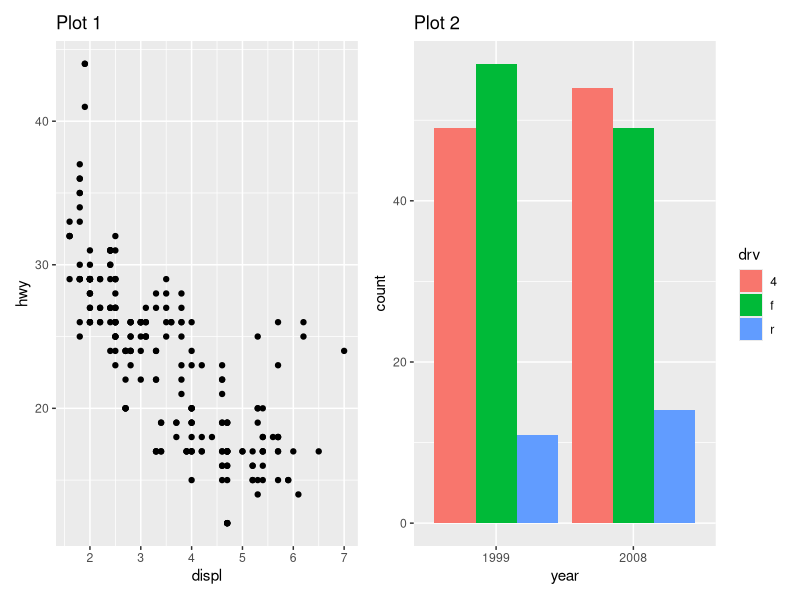
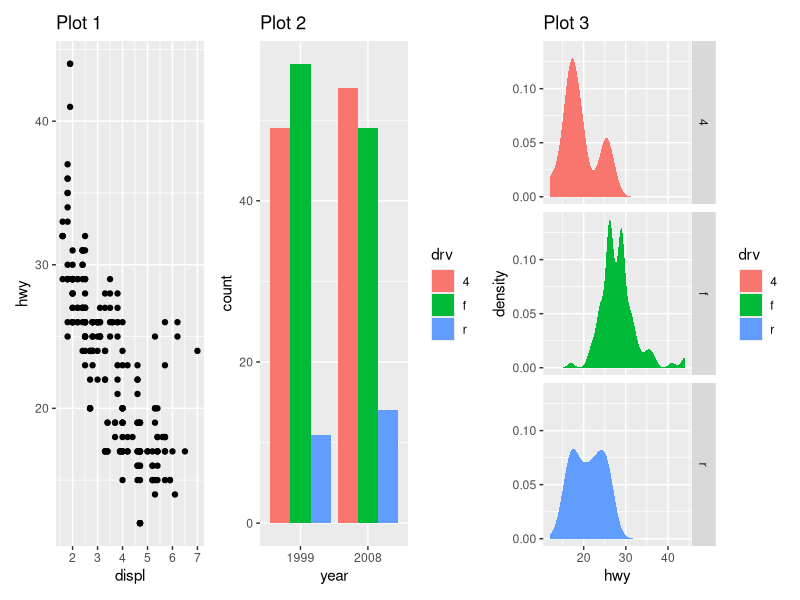
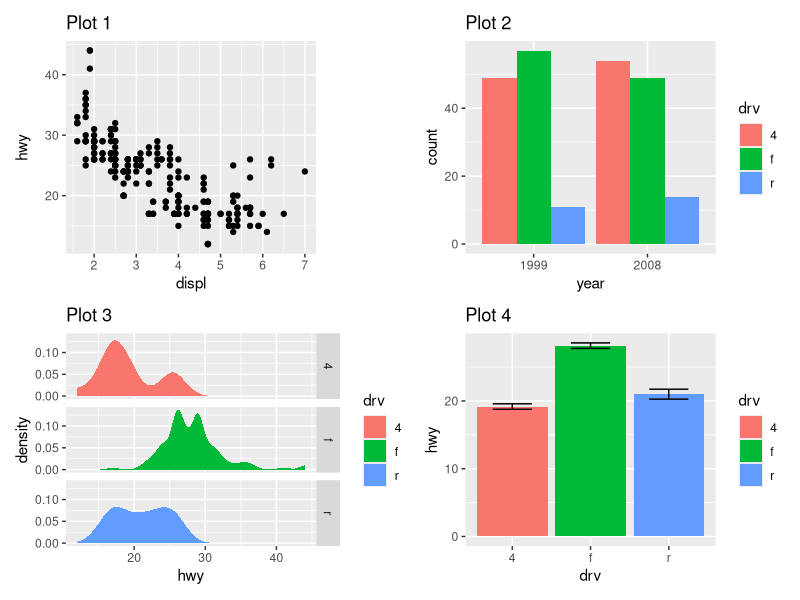
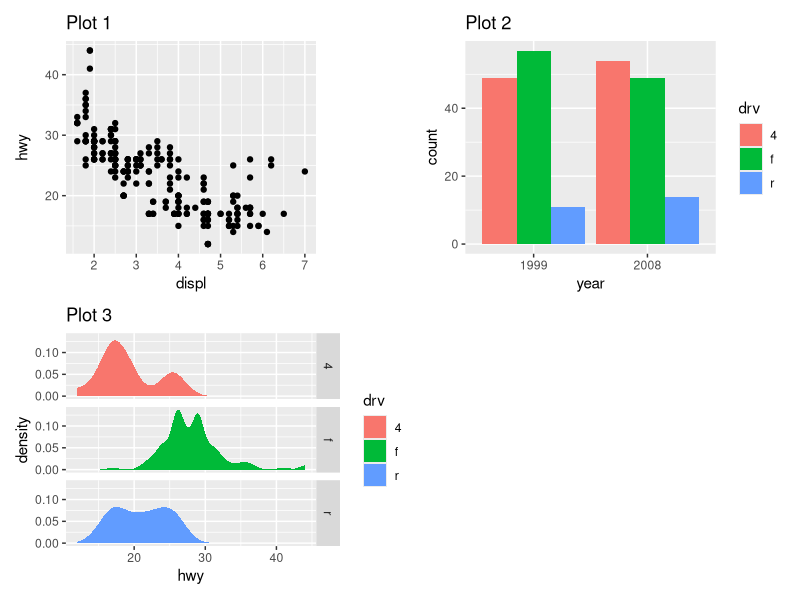
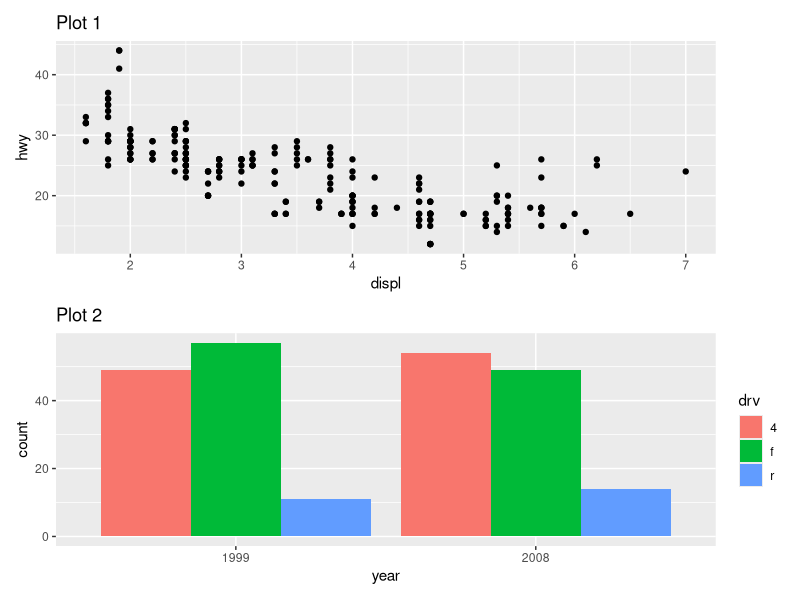
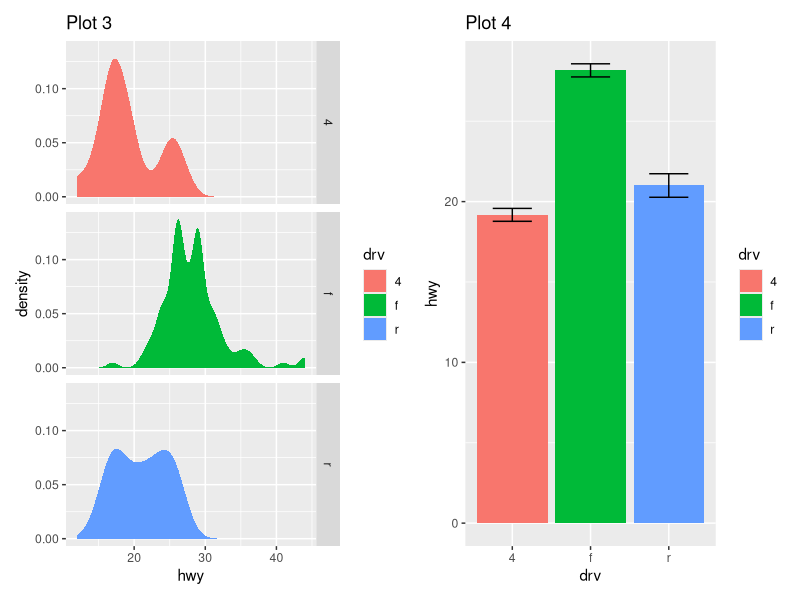
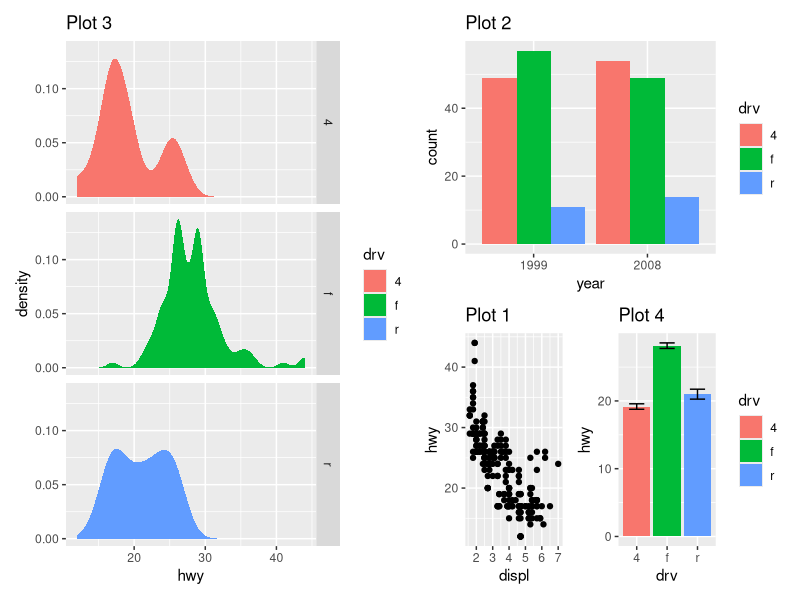
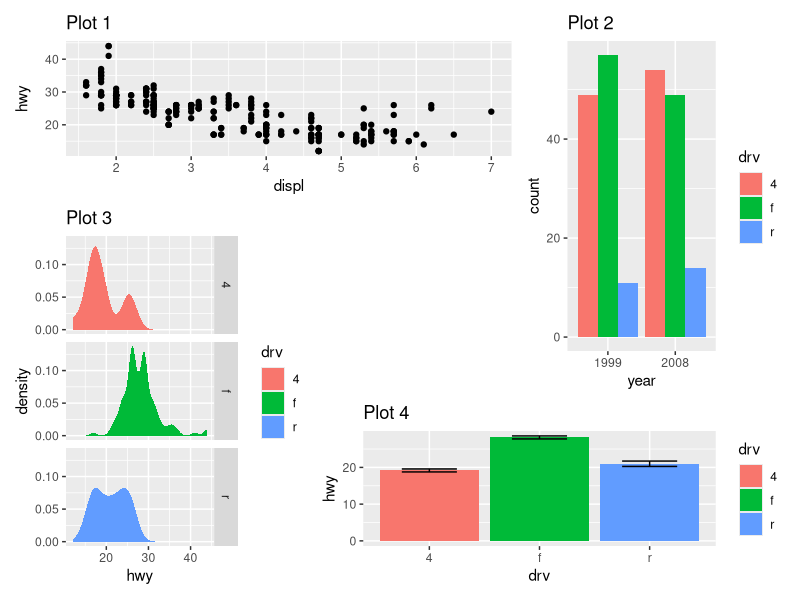

These charts were generated, in order, by the following R code: (Note: this script raises an error after producing the figures.)
## ---- chunk 1
knitr::opts_chunk$set(echo = TRUE)
## ---- chunk 2
library(patchwork)
library(tidyverse)
## ---- chunk 3
p1 <- mpg %>%
  ggplot(aes(displ, hwy)) + 
  geom_point() +
  labs(
    title = "Plot 1"
  )

p2 <- mpg %>%
  ggplot(aes(as.character(year), fill = drv)) + 
  geom_bar(position = "dodge") + 
  labs(
    title = "Plot 2",
    x = "year"
  )

p3 <- mpg %>%
  ggplot(aes(hwy, fill = drv)) + 
  geom_density(colour = NA) + 
  facet_grid(rows = vars(drv)) +
  labs(
    title = "Plot 3"
  )

p4 <- mpg %>% 
  ggplot(aes(drv, hwy)) + 
  stat_summary(
    aes(fill = drv),
    geom     = "col",
    fun.data = mean_se
  ) +
  stat_summary(
    geom     = "errorbar",
    fun.data = mean_se,
    width    = 0.5
  ) +
  labs(
    title = "Plot 4"
  )

p1 + p2

p1 + p2 + p3

p1 + p2 + p3 + p4
## ---- chunk 4
p1 + p2 + p3 +
  plot_layout(ncol = 2)

p1 / p2

# Basically the same as using `+` but the intent is clearer
p3 | p4

p3 | (p2 / (p1 | p4))
## ---- chunk 5
layout <- 
  "
AAB
C#B
CDD
"

p1 + p2 + p3 + p4 +
  plot_layout(design = layout)
## ---- chunk 6
p <- p1 + p2 + p3 + 
  plot_layout(ncol = 2, guides = "collect")
## ---- chunk 7
p

p +
  guide_area()
## ---- chunk 8
p12 <- p1 + p2

p12[[2]] <- p12[[2]] + 
  theme_light()
## ---- chunk 9
p12

p1 + p4 &
  theme_minimal()

p1 + p4 &
  scale_y_continuous(limits = c(0, 45))

# * will add the element to all the subplots in the current nesting level
p1 / (p3 | p4) *
  theme_minimal()
## ---- chunk 10
p34 <- p3 + p4 + 
  plot_annotation(
    title = "A closer look at the effect of drive train in cars",
    caption = "Source: mpg dataset in ggplot2"
  )
## ---- chunk 11
p34

p34 + 
  plot_annotation(theme = theme_gray(base_family = "mono"))

p34 & 
  theme_gray(base_family = "mono")
## ---- chunk 12
p123 <- p1 | (p2 / p3)
## ---- chunk 13
# Uppercase roman numerals
p123 + 
  plot_annotation(tag_levels = "I") 
## ---- chunk 14
p123[[2]] <- p123[[2]] + 
  plot_layout(tag_level = "new")
## ---- chunk 15
p123 + 
  plot_annotation(tag_levels = c("I", "a"))
## ---- chunk 16
p1 + 
  inset_element(
    p2,
    left   = 0.5,
    bottom = 0.4,
    right  = 0.9,
    top    = 0.95)

p1 + 
  inset_element(
    p2, 
    left     = 0.4, 
    bottom   = 0.4, 
    right    = unit(1, "npc") - unit(15, "mm"), 
    top      = unit(1, "npc") - unit(15, "mm"),
    align_to = "full"
  )
## ---- chunk 17
p24 <- p2 / p4 +
  plot_layout(guides = "collect")
## ---- chunk 18
p1 +
  inset_element(
    p24,
    left   = 0.5,
    bottom = 0.05,
    right  = 0.95,
    top    = 0.9
  )
## ---- chunk 19
p12 <- p1 +
  inset_element(
    p2,
    left   = 0.5,
    bottom = 0.5,
    right  = 0.9,
    top    = 0.95
  )
## ---- chunk 20
p12 &
  theme_bw()

p12 +
  plot_annotation(tag_levels = "A")
## ---- chunk 21
library(cowplot)

# the plot
p <- iris %>% 
  ggplot(aes(Sepal.Length, Sepal.Width, color = Species)) +
  geom_point()

# default ggplot2 theme
p

# classic cowplot theme
p +
  theme_cowplot(12)

# minimal grid theme
p +
  theme_minimal_grid(12)

# minimal horizontal grid theme
p2 <- iris %>%
  ggplot(aes(Sepal.Length, fill = Species)) +
  geom_density(alpha = 0.5) +
  scale_y_continuous(expand = expansion(mult = c(0, 0.05)))

p2 +
  theme_minimal_hgrid(12)



## ---- chunk 22
p1 <- mtcars %>%
  ggplot(aes(disp, mpg)) +
  geom_point()

p2 <- mtcars %>%
  ggplot(aes(qsec, mpg)) +
  geom_point()

plot_grid(p1, p2, labels = c('A', 'B'), label_size = 12)

p3 <- ~plot(mtcars$qsec, mtcars$mpg)

plot_grid(p1, p3, labels = c('A', 'B'), label_size = 12)
## ---- chunk 23
p4 <- mtcars %>% 
  ggplot(aes(disp, mpg)) +
  geom_point(size = 1.5, color = "blue") +
  theme_cowplot(12)

logo_file <- system.file("extdata", "logo.png", package = "cowplot")

ggdraw(p4) +
  draw_image(
    logo_file,
    x     = 1,
    y     = 1,
    hjust = 1,
    vjust = 1,
    width = 0.13,
    height = 0.2
  )

ggdraw() + 
  draw_image(logo_file, scale = 0.5) +
  draw_plot(p4)
## ---- chunk 24
library(ggpubr)

set.seed(1234)

wdata <- tibble(
  sex    = factor(rep(c("F", "M"), each = 200)),
  weight = c(rnorm(200, 55), rnorm(200, 58)))

wdata %>% 
  ggdensity(
    x       = "weight",
    add     = "mean",
    rug     = TRUE,
    color   = "sex",
    fill    = "sex",
    palette = c("#00AFBB", "#E7B800")
  )

wdata %>% 
  gghistogram(
    x       = "weight",
    add     = "mean",
    rug     = TRUE,
    color   = "sex",
    fill    = "sex",
    palette = c("#00AFBB", "#E7B800")
  )
## ---- chunk 25
tbl <- ToothGrowth

p <- tbl %>% 
  ggboxplot(
    x       = "dose",
    y       = "len",
    color   = "dose",
    palette = c("#00AFBB", "#E7B800", "#FC4E07"),
    add     = "jitter",
    shape   = "dose"
  )

p

# Add p-values comparing groups
my_comparisons <- list( c("0.5", "1"), c("1", "2"), c("0.5", "2") )

p +
  # Add pairwise comparisons p-value
  stat_compare_means(comparisons = my_comparisons) + 
  # Add global p-value
  stat_compare_means(label.y = 50)
## ---- chunk 26
tbl %>% 
  ggviolin(
    x         = "dose",
    y         = "len",
    fill      = "dose",
    palette   = c("#00AFBB", "#E7B800", "#FC4E07"),
    add       = "boxplot", 
    add.params = list(fill = "white")
  ) +
  # Add significance levels
  stat_compare_means(comparisons = my_comparisons, label = "p.signif") + 
  # Add global the p-value
  stat_compare_means(label.y = 50)
## ---- chunk 27
tbl <- mtcars %>% 
  as_tibble(rownames = "rowname") %>% 
  rename("name" = "rowname") %>% 
  mutate(cyl = as.factor(cyl))

tbl
## ---- chunk 28
tbl %>% 
  ggbarplot(
    x              = "name",
    y              = "mpg",
    fill           = "cyl",
    color          = "white",
    palette        = "jco",         
    sort.val       = "asc",
    sort.by.groups = FALSE,
    rotate         = TRUE
  )

tbl %>% 
  ggbarplot(
    x              = "name",
    y              = "mpg",
    fill           = "cyl",
    color          = "white",
    palette        = "jco",         
    sort.val       = "asc",
    sort.by.groups = TRUE,
    rotate         = TRUE
  )
## ---- chunk 29
# Calculate the z-score of the mpg data
tbl2 <- tbl %>%
  mutate(
    mpg_z   = (mpg - mean(mpg)) / sd(mpg),
    mpg_grp = case_when(
      mpg_z < 0 ~ "low",
      TRUE      ~ "high"
    ) %>% 
      as_factor() %>%
      fct_relevel("low", "high")
  )

tbl2
## ---- chunk 30
tbl2 %>% 
  ggbarplot(
    x              = "name",
    y              = "mpg_z",
    fill           = "mpg_grp",
    color          = "white",
    palette        = "jco",       
    sort.val       = "asc",
    sort.by.groups = FALSE,
    ylab           = "MPG z-score",
    xlab           = FALSE,
    legend.title   = "MPG Group",
    rotate         = TRUE
  )

tbl2 %>% 
  ggbarplot(
    x              = "name",
    y              = "mpg_z",
    fill           = "mpg_grp",
    color          = "white",
    palette        = "jco",       
    sort.val       = "asc",
    sort.by.groups = FALSE,
    ylab           = "MPG z-score",
    xlab           = FALSE,
    legend.title   = "MPG Group",
    rotate         = TRUE,
    ggtheme        = theme_minimal()
  )
## ---- chunk 31
tbl %>% 
  ggdotchart(
    x              = "name",
    y              = "mpg",
    color          = "cyl",
    palette        = c("#00AFBB", "#E7B800", "#FC4E07"),
    sorting        = "descending",
    add            = "segments",  
    ggtheme        = theme_pubr(),
    rotate         = TRUE
  )

tbl %>% 
  ggdotchart(
    x              = "name",
    y              = "mpg",
    color          = "cyl",
    palette        = c("#00AFBB", "#E7B800", "#FC4E07"),
    sorting        = "descending",
    add            = "segments",
    rotate         = TRUE,
    group          = "cyl",
    dot.size       = 6,
    label          = round(tbl$mpg),
    font.label     = list(color = "white", size = 9, vjust = 0.5),
    ggtheme        = theme_pubr()
  )

tbl2 %>% 
  ggdotchart(
    x              = "name",
    y              = "mpg_z",
    color          = "cyl",
    palette        = c("#00AFBB", "#E7B800", "#FC4E07"),
    sorting        = "ascending",
    add            = "segments",
    add.params     = list(color = "lightgray", size = 2),
    rotate         = TRUE,
    group          = "cyl",
    dot.size       = 8,
    label          = round(tbl2$mpg_z, 1),
    font.label     = list(color = "white", size = 9, vjust = 0.5),
    ggtheme        = theme_pubr()
  ) +
  geom_hline(yintercept = 0, linetype = 2, color = "lightgray")

tbl %>%
  ggdotchart(
    x              = "name",
    y              = "mpg",
    color          = "cyl",
    palette        = c("#00AFBB", "#E7B800", "#FC4E07"),
    sorting        = "descending",
    rotate         = TRUE,
    dot.size       = 2,
    y.text.col     = TRUE,
    ggtheme        = theme_pubr()
  ) +
  theme_cleveland()

## ---- chunk 32
library(grid)
library(gridExtra)

p1 + 
  textGrob('Some really important text')


wrap_elements(textGrob('Text on left side')) + p1

p1 +
  tableGrob(mtcars[1:10, c('mpg', 'disp')])
## ---- chunk 33
# 1
p1 + 
  ~plot(mtcars$mpg, mtcars$disp, main = 'Plot 2')

# 2
old_par <- par(mar = c(0, 2, 0, 0), bg = NA)

p1 +
  wrap_elements(panel = ~plot(mtcars$mpg, mtcars$disp), clip = FALSE)

par(old_par)

old_par <- par(mar = c(0, 0, 0, 0), mgp = c(1, 0.25, 0), 
               bg = NA, cex.axis = 0.75, las = 1, tcl = -0.25)

# 3
p1 + 
  wrap_elements(panel = ~plot(mtcars$mpg, mtcars$disp), clip = FALSE) +
  ggtitle('Plot 2') +
  theme(plot.margin = margin(5.5, 5.5, 5.5, 35))

par(old_par)
## ---- chunk 34
p1 + 
  plot_spacer() +
  p2 + 
  plot_spacer() + 
  p3 + 
  plot_spacer()

# Spacers in separate nesting levels may have different dimensions
(p1 + plot_spacer() + p2) / (plot_spacer() + p3 + plot_spacer())
## ---- chunk 35
layout <- c(
  area(t = 2, l = 1, b = 5, r = 4),
  area(t = 1, l = 3, b = 3, r = 5)
)

p1 + p2 + 
  plot_layout(design = layout)
## ---- chunk 36
layout <- '
A#B
#C#
D#E
'
wrap_plots(
  D      = p1,
  C      = p2,
  B      = p3,
  design = layout
)
## ---- chunk 37
p_fixed <- mtcars %>% 
  ggplot(aes(hp, disp)) + 
  geom_point() + 
  ggtitle("Plot F") + 
  coord_fixed()

p_fixed + p1 + p2 + p3

p_fixed + p1 + p2 + p3 +
  plot_layout(widths = 1)
## ---- chunk 38
p3_dims    <- get_dim(p3)
p1_aligned <- set_dim(p1, p3_dims)
## ---- chunk 39
plot(p1_aligned)

p1_aligned +
  theme_minimal()

plot(p3)
## ---- chunk 40
max_dims <- get_max_dim(p1, p2, p3, p4)
## ---- chunk 41
set_dim(p4, max_dims)

set_dim(p2, max_dims)
## ---- chunk 42
plots_aligned <- align_patches(p1, p2, p3, p4)
## ---- chunk 43
for (p in plots_aligned) {
  plot(p)
}
